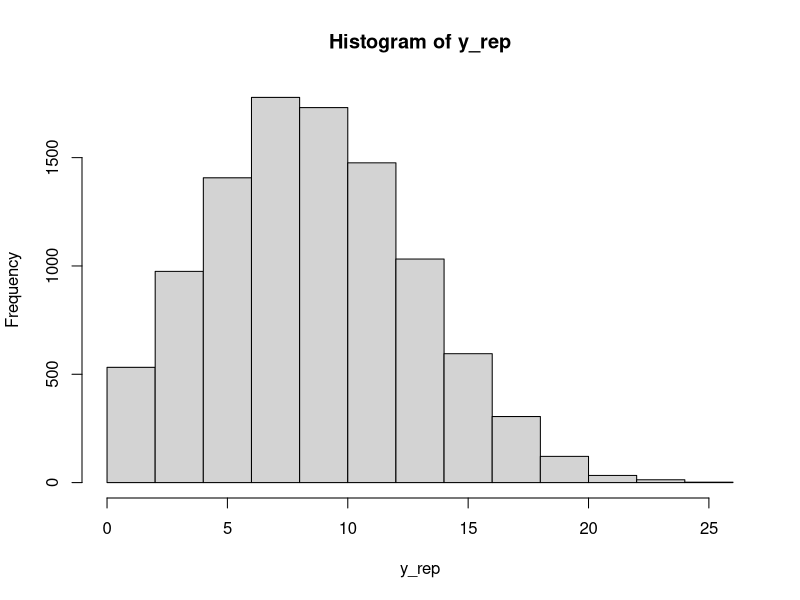

Here is the R script that generated this plot:
samples <- 10000
y_rep <- vector(mode = "numeric", length = samples)
for(s in 1:samples) {
  theta <- rbeta(1, 8, 14)
  nzeros <- 0
  nswitches <- 0
  n <- 0
  prev <- 0
  while(nzeros < 13) {
    samp <- rbinom(1, 1, theta)
    if(samp == 0){
      nzeros <- nzeros + 1
    }
    if(samp != prev & n > 0)
    {
      nswitches <- nswitches + 1
    }
    prev <- samp
    n <- n + 1
  }
  y_rep[s] <- nswitches
}

hist(y_rep)